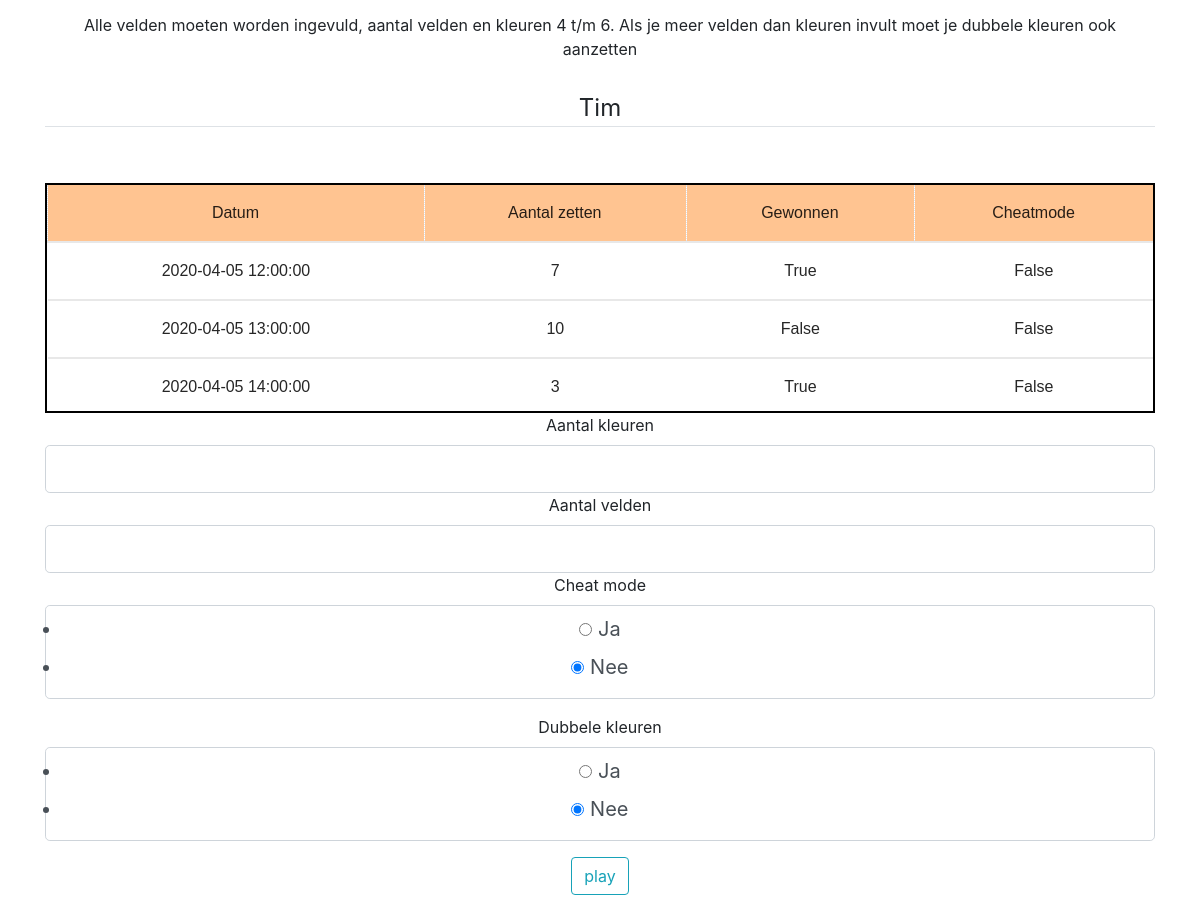
Before: /info (signed in) with the older database file.
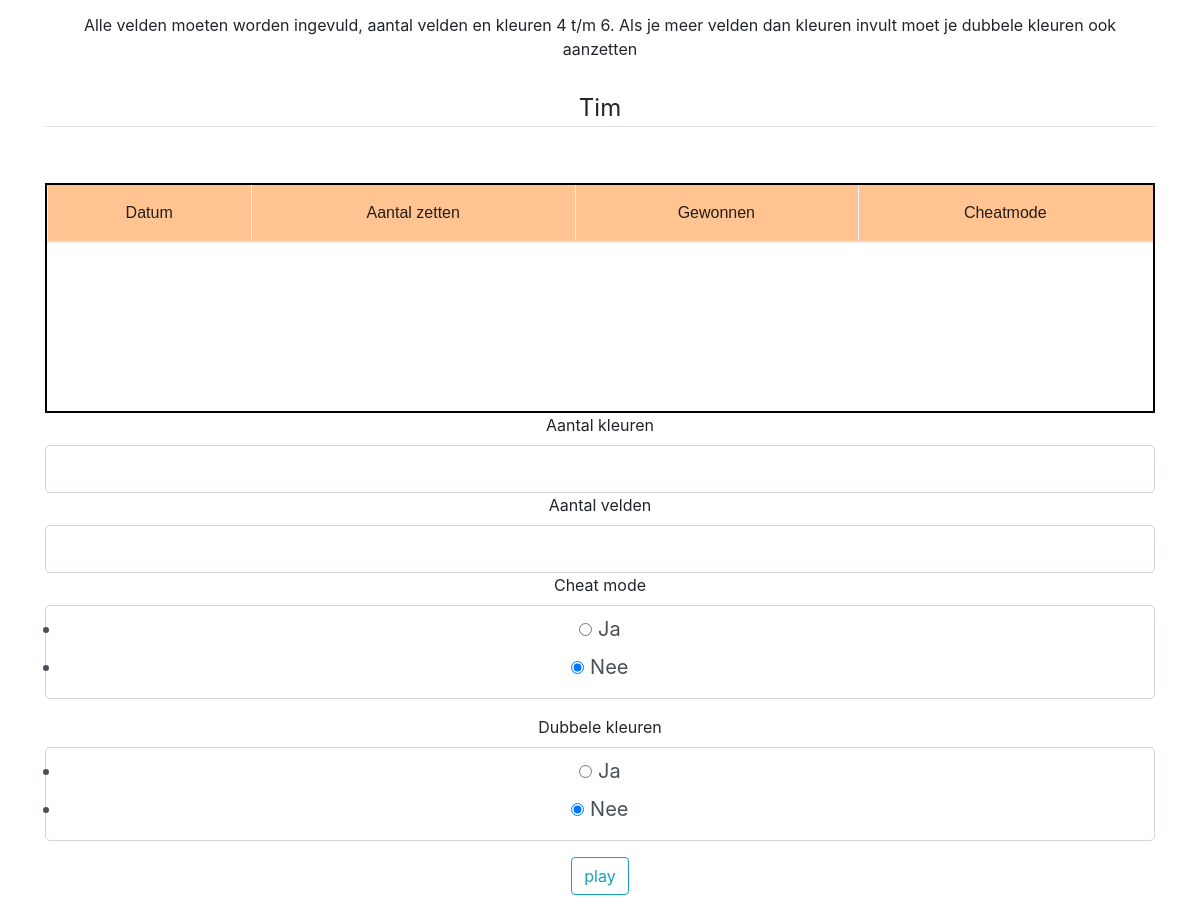
After: the same page with the newer database file.
### main/Model/model.py (models this page shows, shortened)
class UserStats(db.Model):
    id = db.Column(db.Integer, primary_key=True)
    date_played = db.Column(db.DateTime, nullable=False, default=datetime.utcnow)
    win = db.Column(db.Boolean, nullable=False)
    cheat = db.Column(db.Boolean, nullable=False)
    amount_of_guesses = db.Column(db.Integer, nullable=False)
    user_id = db.Column(db.Integer, db.ForeignKey('user.id'), nullable=False)

### main/routes.py (the view)
@app.route("/info", methods=['GET', 'POST'])
def userinfo():
    form = InfoForm()
    active_user = flask_login.current_user.id
    info = UserStats.query.filter_by(user_id=active_user).all()
    if form.validate_on_submit():
        if form.amount_of_rows.data <= form.amount_of_colors.data or form.double_colors.data == "True":
            active_user = flask_login.current_user.id
            game = Game(amount_of_colors=form.amount_of_colors.data, amount_of_rows=form.amount_of_rows.data,
                        cheat=form.cheat.data, double_colors=form.double_colors.data, user_id=active_user)
            db.session.add(game)
            db.session.commit()
            return redirect(url_for("newgame"))
        else:
            flash('Alle velden moeten worden ingevuld, aantal velden en kleuren 4 t/m 6. '
                  'Als je meer velden dan kleuren invult moet je dubbele kleuren ook aanzetten', 'danger')
    else:
        flash('Alle velden moeten worden ingevuld, aantal velden en kleuren 4 t/m 6. '
              'Als je meer velden dan kleuren invult moet je dubbele kleuren ook aanzetten')
    return render_template('userInfo.jinja', title="userInfo", form=form, info=info)

### main/Logic/forms.py
class InfoForm(FlaskForm):
    amount_of_colors = IntegerField("Aantal kleuren", validators=[NumberRange(min=4, max=6, message='Invalid length'),
                                                                  DataRequired()])
    amount_of_rows = IntegerField("Aantal velden", validators=[NumberRange(min=4, max=6, message='Invalid length'),
                                                               DataRequired()])
    cheat = RadioField('Cheat mode', choices=[('True', u'Ja'), ('False', u'Nee'),], default='False',
                       validators=[DataRequired()])
    double_colors = RadioField('Dubbele kleuren', choices=[('True', u'Ja'),('False', u'Nee')], default='False',
                               validators=[DataRequired()])
    play = SubmitField("play")

### main/Model/model.py (called while the page is built)
@login_manager.user_loader
def load_user(user_id):
    return User.query.get(int(user_id))

### main/Templates/userInfo.jinja (shortened to what this page needs)
{% extends "layout.jinja" %}
{% block content %}
    <div class="content-section">
        <form method="POST" action="">
            <fieldset class="form-group">
                <legend class="border-bottom mb-4">{{current_user.username}}</legend>
            </fieldset>
            <div class="tableWrap">
                <table>
                    <tr>
                        <th>Datum</th>
                        <th class="table-col">Aantal zetten</th>
                        <th class="table-col">Gewonnen</th>
                        <th class="table-col">Cheatmode</th>
                    </tr>
                    {% for i in info %}
                    <tr>
                        <td>{{ i.date_played }}</td>
                        <td>{{ i.amount_of_guesses }}</td>
                        <td>{{ i.win }}</td>
                        <td>{{ i.cheat }}</td>
                    </tr>
                    {% endfor %}
                </table>
            </div>
            <div class="form-group">
                {{ form.amount_of_colors.label(class="form-control-label") }}
                {{ form.amount_of_colors(class="form-control form-control-lg") }}
                {{ form.amount_of_rows.label(class="form-control-label") }}
                {{ form.amount_of_rows(class="form-control form-control-lg") }}
                {{ form.cheat.label(class="form-control-label") }}
                {{ form.cheat(class="form-control form-control-lg") }}
                {{ form.double_colors.label(class="form-control-label") }}
                {{ form.double_colors(class="form-control form-control-lg") }}
                {{ form.play(class="btn btn-outline-info") }}
            </div>
        </form>
{% endblock content %}

Changed rows visible on the page:
removed UserStats: date_played "2020-04-05 12:00:00", amount_of_guesses "7", win "True", cheat "False"
removed UserStats: date_played "2020-04-05 13:00:00", amount_of_guesses "10", win "False", cheat "False"
removed UserStats: date_played "2020-04-05 14:00:00", amount_of_guesses "3", win "True", cheat "False"
